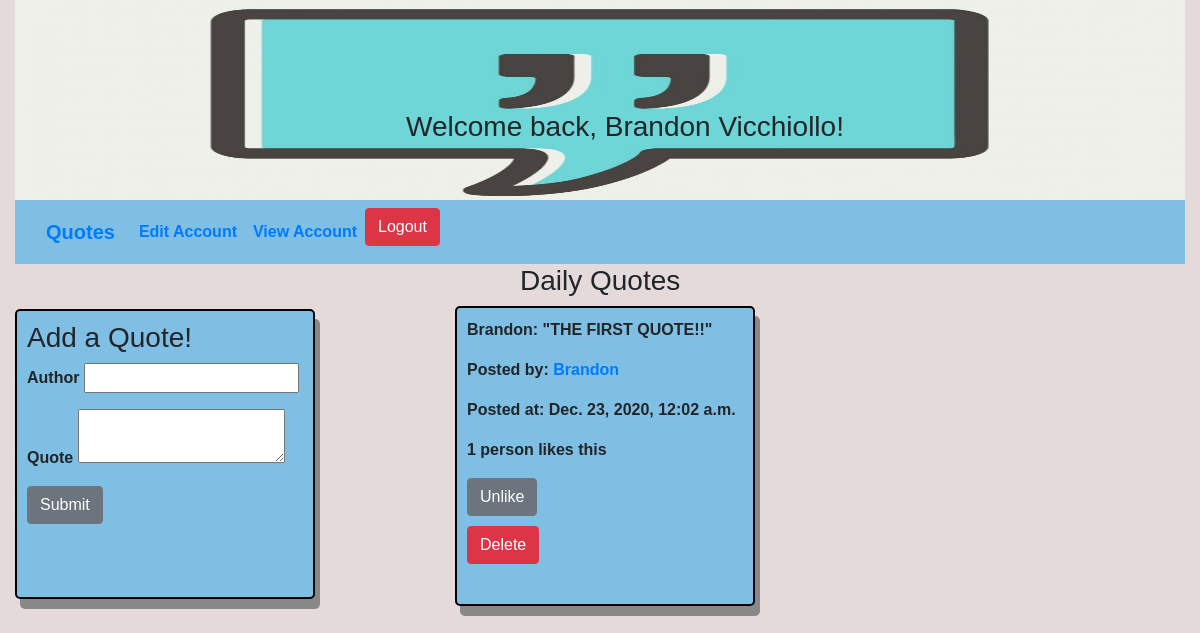
/quotes (signed in), run on the app's committed database.
### appOne/models.py (models this page shows, shortened)
class User(models.Model):
    first_name = models.CharField(max_length= 255)
    last_name = models.CharField(max_length=255)
    email = models.CharField(max_length=255)
    password = models.CharField(max_length=255)
    created_at = models.DateTimeField(auto_now_add = True)
    updated_at = models.DateTimeField(auto_now = True)
    objects = UserManager()

class Quote(models.Model):
    author_by = models.CharField(max_length=255)
    quote = models.CharField(max_length=255)
    posted_by = models.ForeignKey(User, related_name= "posted_quotes", on_delete = models.CASCADE)
    user_likes = models.ManyToManyField(User, related_name="likes")
    created_at = models.DateTimeField(auto_now_add = True)
    updated_at = models.DateTimeField(auto_now = True)
    objects = QuoteManager()

### appOne/views.py (the view, shortened to what this page needs)
# urls.py: path('quotes', views.quotes, name= 'quotes'),
def quotes(request):
    if request.method == 'GET':
        if "user_id" in request.session:
            user = User.objects.get(id=request.session['user_id'])
            context = {
                "likes" : Quote.objects.annotate(likes=Count('user_likes')),
                'user': user,
                "quotes": Quote.objects.all()
                }
            return render(request,'quotes.html', context)

### appOne/templates/quotes.html (shortened to what this page needs)
<!DOCTYPE html>
<html lang="en">
<head>
    {% load static %}
    <link rel="stylesheet" type="text/css" href="{% static 'bootstrap.css'%}">
</head>
<body>
    <div class="container-fluid">
        <div class="top-pic-section">
            {% if 'user_id' in request.session %}
                <h3 class="text-center top-header top-header-font">Welcome back, {{user.first_name}} {{user.last_name}}!</p>
            {% else %}
                <h3 class="text-center top-header top-header-font">Welcome to Quotes!</h3>
            {% endif %}
        </div>
    <nav class="navbar navbar-expand-lg navbar-nav_bar bg-nav_bar">
        <div class="container-fluid">
            <a class="navbar-brand brand-padding" href="{% url 'quotes' %}"><strong>Quotes</strong></a>
            <div class="collapse navbar-collapse" id="navbarSupportedContent">
                <ul class="navbar-nav me-auto mb-2 mb-lg-0">
                    <li class="nav-item">
                        {% if 'user_id' in request.session %}
                        <a class="nav-link" href="/edit/{{user.id}}" >Edit Account</a>
                        {% else %}
                        <a class="nav-link" href="{% url 'create_account_page' %}">Create Account</a>
                        {% endif %}
                    </li>
                    {% if 'user_id' in request.session %}
                    <li class="nav-item">
                        <a class="nav-link" href="/profile/{{user.id}}" >View Account</a>
                    </li>
                {% endif %}
                {% if 'user_id' in request.session %}
                </ul>
                    <form class="d-flex login-padding" action="logout" method="POST" class="logoutbtn">
                        <input class="btn btn-danger" type="submit" value="Logout">
                    </form>
                {% endif %}
            </div>
        </div>
    </nav>
    <div class="row">
        <div class="col-4">
            <div class="add-quote-form">
                {% if 'user_id' in request.session %}
                <h3>Add a Quote!</h3>
                    <form action="/create_quote" method="POST">
                    <p>Author   <input type="text" name="author_by"></p>
                    <p class="align-top">Quote    <textarea name="quote"></textarea></p>
                    <input class="btn btn-secondary" type="submit" value="Submit">
                    </form>
                {% else %}
                <h3><a href="/create_account"> Log in or Create Account to post quotes!</a></h3>
                {% endif %}
            </div>
        </div>
            <div class="col-8">
                <h3 class="text-justify daily-quotes" >Daily Quotes</h3>
                <ul>
                {% for quote in quotes reversed %}
                <li class="nodots">
                    <div class="quoteBox">
                        <p>{{quote.author_by}}: "{{quote.quote}}"</p>
                        <p>Posted by: <a href="/profile/{{quote.posted_by.id}}">{{quote.posted_by.first_name}} </a></p>
                        <p>Posted at: {{quote.created_at}}</p>
                        {% if quote.user_likes.count > 1 %}
                        <p> {{quote.user_likes.count}} people like this</p>
                        {% elif quote.user_likes.count == 0 %}
                        <p></p>
                        {% else %}
                        <p> {{quote.user_likes.count}} person likes this</p>
                        {% endif %}
                        {% if 'user_id' not in request.session %}
                        <a href="/create_account" class="link-danger" style="color:#FF0000;">Log in to leave a like!</a>
                        {% else %}
                        {% if quote not in user.likes.all %}
                        <form action="like/{{quote.id}}" method="POST">
                            <input type="submit" class="btn btn-success" value="Like">
                            {% csrf_token %}
                        </form>
                        {% else%}
                        <form action="delete_like/{{quote.id}}" method="POST">
                            <input type="submit" class="btn btn-secondary" value="Unlike">
                        </form>
                        {% endif %}
                        {% if quote.posted_by == user %}
                        <form action="delete_quote/{{quote.id}}" method="POST">
                            <input class="deletebtn btn btn-danger" type="submit" value="Delete">
                        </form>
                        {% endif %}
                        {% endif %}
                    </div>
                </li>
                {% endfor %}
                </ul>
            </div>
        </div>
    </div>
</body>
</html>

### data on the page
User: first_name "Brandon", last_name "Vicchiollo"
Quote: author_by "Brandon", quote "THE FIRST QUOTE!!", posted_by.first_name "Brandon", created_at "Dec. 23, 2020, 12:02 a.m.", user_likes.count "1"
